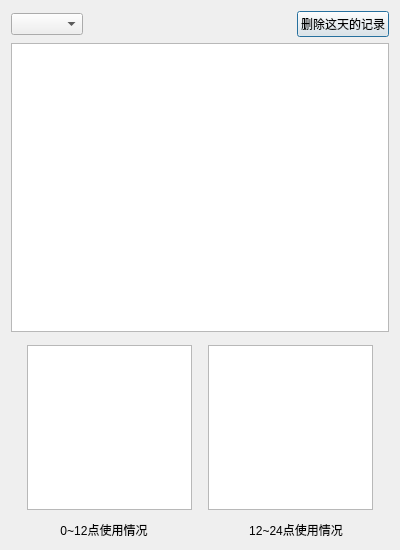
<?xml version="1.0" encoding="UTF-8"?>
<ui version="4.0">
 <class>HistoryDialog</class>
 <widget class="QDialog" name="HistoryDialog">
  <property name="geometry">
   <rect>
    <x>0</x>
    <y>0</y>
    <width>400</width>
    <height>550</height>
   </rect>
  </property>
  <property name="windowTitle">
   <string>查看历史记录</string>
  </property>
  <layout class="QVBoxLayout" name="verticalLayout">
   <item>
    <layout class="QHBoxLayout" name="horizontalLayout">
     <item>
      <widget class="QComboBox" name="comboBox"/>
     </item>
     <item>
      <spacer name="horizontalSpacer">
       <property name="orientation">
        <enum>Qt::Orientation::Horizontal</enum>
       </property>
       <property name="sizeHint" stdset="0">
        <size>
         <width>40</width>
         <height>20</height>
        </size>
       </property>
      </spacer>
     </item>
     <item>
      <widget class="QPushButton" name="pushButtonDelete">
       <property name="text">
        <string>删除这天的记录</string>
       </property>
      </widget>
     </item>
    </layout>
   </item>
   <item>
    <widget class="QListWidget" name="listWidget">
     <property name="sizePolicy">
      <sizepolicy hsizetype="Expanding" vsizetype="Expanding">
       <horstretch>0</horstretch>
       <verstretch>1</verstretch>
      </sizepolicy>
     </property>
    </widget>
   </item>
   <item>
    <layout class="QHBoxLayout" name="horizontalLayout_2">
     <property name="spacing">
      <number>0</number>
     </property>
     <property name="topMargin">
      <number>7</number>
     </property>
     <item>
      <widget class="QChartView" name="chartViewLeft">
       <property name="minimumSize">
        <size>
         <width>165</width>
         <height>165</height>
        </size>
       </property>
       <property name="maximumSize">
        <size>
         <width>165</width>
         <height>165</height>
        </size>
       </property>
       <property name="styleSheet">
        <string notr="true">border-image:url(:img/Assets/clock1.png);</string>
       </property>
      </widget>
     </item>
     <item>
      <widget class="QChartView" name="chartViewRight">
       <property name="minimumSize">
        <size>
         <width>165</width>
         <height>165</height>
        </size>
       </property>
       <property name="maximumSize">
        <size>
         <width>165</width>
         <height>165</height>
        </size>
       </property>
       <property name="styleSheet">
        <string notr="true">border-image:url(:img/Assets/clock2.png);</string>
       </property>
      </widget>
     </item>
    </layout>
   </item>
   <item>
    <layout class="QHBoxLayout" name="horizontalLayout_3">
     <property name="topMargin">
      <number>5</number>
     </property>
     <property name="bottomMargin">
      <number>0</number>
     </property>
     <item>
      <widget class="QLabel" name="label">
       <property name="text">
        <string>0~12点使用情况</string>
       </property>
       <property name="alignment">
        <set>Qt::AlignmentFlag::AlignCenter</set>
       </property>
      </widget>
     </item>
     <item>
      <widget class="QLabel" name="label_2">
       <property name="text">
        <string>12~24点使用情况</string>
       </property>
       <property name="alignment">
        <set>Qt::AlignmentFlag::AlignCenter</set>
       </property>
      </widget>
     </item>
    </layout>
   </item>
  </layout>
 </widget>
 <customwidgets>
  <customwidget>
   <class>QChartView</class>
   <extends>QGraphicsView</extends>
   <header>qchartview.h</header>
  </customwidget>
 </customwidgets>
 <resources/>
 <connections/>
</ui>
